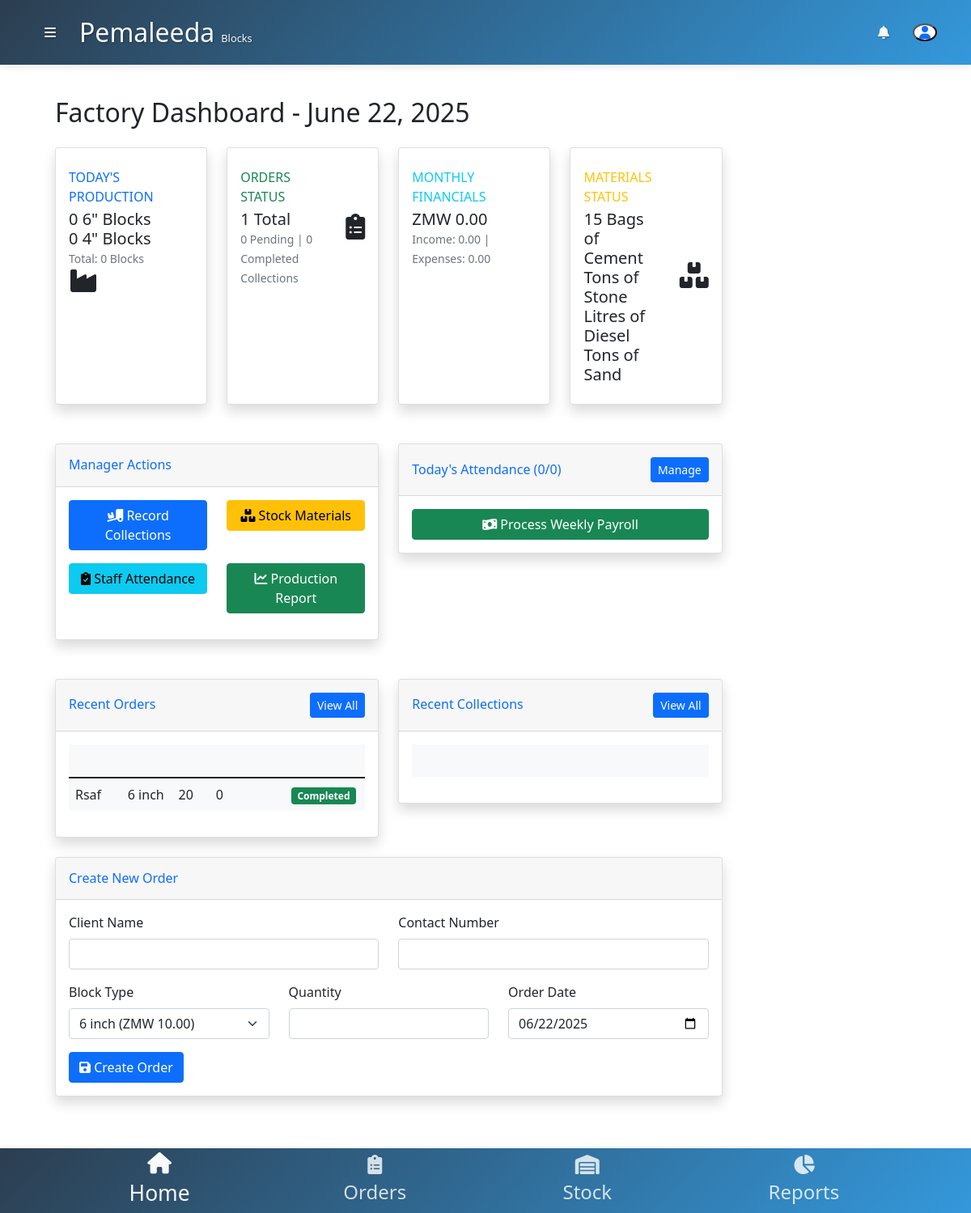
Page /index.php?page=dashboard (signed in) on the committed database.
### tables this page shows
CREATE TABLE `clients_orders` (
  `id` int(11) NOT NULL,
  `block_type_id` int(11) DEFAULT NULL,
  `quantity` int(11) NOT NULL CHECK (`quantity` > 0),
  `order_date` date DEFAULT NULL,
  `status` enum('Pending','Completed','Cancelled') DEFAULT NULL,
  `payment_method` enum('Cash','Mobile Money') NOT NULL DEFAULT 'Cash',
  `client_name` varchar(100) DEFAULT NULL,
  `contact` varchar(20) DEFAULT NULL
);

CREATE TABLE `block_types` (
  `id` int(11) NOT NULL,
  `type_name` varchar(50) NOT NULL,
  `unit_price` decimal(10,2) NOT NULL
);

### pages/dashboard.php (the view, shortened to what this page needs)
<?php
$isAdmin = ($_SESSION['role'] == 'admin');
$isManager = ($_SESSION['role'] == 'manager');
$currentDate = date('Y-m-d');
$currentMonth = date('Y-m-01');
$currentYear = date('Y');
$ordersData = $conn->query("
    SELECT
        COUNT(*) as total_orders,
        SUM(CASE WHEN status = 'Pending' THEN 1 ELSE 0 END) as pending_orders,
        SUM(CASE WHEN status = 'Completed' THEN 1 ELSE 0 END) as completed_orders
    FROM clients_orders
")->fetch(PDO::FETCH_ASSOC);
$productionData = $conn->query("
    SELECT
        COALESCE(SUM(CASE WHEN block_type_id = 1 THEN blocks_produced ELSE 0 END), 0) as today_6inch,
        COALESCE(SUM(CASE WHEN block_type_id = 2 THEN blocks_produced ELSE 0 END), 0) as today_4inch,
        (SELECT COALESCE(SUM(blocks_produced), 0)
         FROM daily_production
         WHERE YEAR(date) = $currentYear) as yearly_blocks
    FROM daily_production
    WHERE date = '$currentDate'
")->fetch(PDO::FETCH_ASSOC);
$materialsData = $conn->query("
    SELECT
        COUNT(*) AS low_stock,
        (SELECT quantity_remaining FROM materials WHERE material_name = 'Cement') AS cement_stock,
        (SELECT quantity_remaining FROM materials WHERE material_name = 'Stone')  AS stone_stock,
        (SELECT quantity_remaining FROM materials WHERE material_name = 'Diesel') AS diesel_stock,
        (SELECT quantity_remaining FROM materials WHERE material_name = 'Sand') AS sand_stock
    FROM materials
    WHERE quantity_remaining < 10
")->fetch(PDO::FETCH_ASSOC);
$financialData = $conn->query("
    SELECT
        COALESCE(SUM(CASE WHEN type = 'Income' THEN amount ELSE 0 END), 0) as revenue,
        COALESCE(SUM(CASE WHEN type = 'Expense' THEN amount ELSE 0 END), 0) as expenses
    FROM transactions
    WHERE date >= '$currentMonth'
")->fetch(PDO::FETCH_ASSOC);
if($isManager || $isAdmin) {
    $attendanceData = $conn->query("
        SELECT
            COUNT(*) as present_today,
            (SELECT COUNT(*) FROM staff) as total_workers
        FROM staff_daily_log
        WHERE date = '$currentDate'
    ")->fetch(PDO::FETCH_ASSOC);
}
$pendingCollections = $conn->query("
    SELECT COUNT(*) as pending
    FROM clients_orders
    WHERE status = 'Pending'
    AND quantity > (
        SELECT COALESCE(SUM(blocks_collected), 0)
        FROM client_collections
        WHERE order_id = clients_orders.id
    )
")->fetchColumn();
?>
<div class="container-fluid">
    <h2 class="mb-4">Factory Dashboard - <?= date('F j, Y') ?></h2>
    <div class="row mb-4">
        <div class="col-xl-3 col-md-6 mb-4">
    <div class="card border-left-primary shadow h-100 py-2">
        <div class="card-body">
            <div class="row no-gutters align-items-center">
                <div class="col mr-2">
                    <div class="text-xs font-weight-bold text-primary text-uppercase mb-1">
                        Today's Production
                    </div>
                    <div class="h5 mb-0 font-weight-bold text-gray-800">
                        <?= $productionData['today_6inch'] ?> 6" Blocks<br>
                        <?= $productionData['today_4inch'] ?> 4" Blocks
                    </div>
                    <small class="text-muted">
                        Total: <?= $productionData['today_6inch'] + $productionData['today_4inch'] ?> Blocks
                    </small>
                </div>
                <div class="col-auto">
                    <i class="fas fa-industry fa-2x text-gray-300"></i>
                </div>
            </div>
        </div>
    </div>
</div>
        <div class="col-xl-3 col-md-6 mb-4">
            <div class="card border-left-success shadow h-100 py-2">
                <div class="card-body">
                    <div class="row no-gutters align-items-center">
                        <div class="col mr-2">
                            <div class="text-xs font-weight-bold text-success text-uppercase mb-1">
                                Orders Status</div>
                            <div class="h5 mb-0 font-weight-bold text-gray-800">
                                <?= $ordersData['total_orders'] ?> Total
                            </div>
                            <small class="text-muted">
                                <?= $ordersData['pending_orders'] ?> Pending |
                                <?= $pendingCollections ?> Completed Collections
                            </small>
                        </div>
                        <div class="col-auto">
                            <i class="fas fa-clipboard-list fa-2x text-gray-300"></i>
                        </div>
                    </div>
                </div>
            </div>
        </div>
        <?php if ($isAdmin): ?>
        <div class="col-xl-3 col-md-6 mb-4">
            <div class="card border-left-info shadow h-100 py-2">
                <div class="card-body">
                    <div class="row no-gutters align-items-center">
                        <div class="col mr-2">
                            <div class="text-xs font-weight-bold text-info text-uppercase mb-1">
                                Monthly Financials</div>
                            <div class="h5 mb-0 font-weight-bold text-gray-800">
                                ZMW <?= number_format($financialData['revenue'] - $financialData['expenses'], 2) ?>
                            </div>
                            <small class="text-muted">
                                Income: <?= number_format($financialData['revenue'],2) ?> |
                                Expenses: <?= number_format($financialData['expenses'],2) ?>
                            </small>
                        </div>
                    </div>
                </div>
            </div>
        </div>
        <?php endif; ?>
        <div class="col-xl-3 col-md-6 mb-4">
            <div class="card border-left-warning shadow h-100 py-2">
                <div class="card-body">
                    <div class="row no-gutters align-items-center">
                        <div class="col mr-2">
                            <div class="text-xs font-weight-bold text-warning text-uppercase mb-1">
                                Materials Status</div>
                            <div class="h5 mb-0 font-weight-bold text-gray-800">
                                <?= $materialsData['cement_stock'] ?> Bags of Cement
                            </div>
                            <div class="h5 mb-0 font-weight-bold text-gray-800">
                                <?= $materialsData['stone_stock'] ?> Tons of Stone
                            </div>
                            <div class="h5 mb-0 font-weight-bold text-gray-800">
                                <?= $materialsData['diesel_stock'] ?> Litres of Diesel
                            </div>
                            <div class="h5 mb-0 font-weight-bold text-gray-800">
                            <?= $materialsData['sand_stock'] ?> Tons of Sand
                            </div>
                        </div>
                        <div class="col-auto">
                            <i class="fas fa-boxes fa-2x text-gray-300"></i>
                        </div>
                    </div>
                </div>
            </div>
        </div>
    </div>
    <?php if($isManager || $isAdmin): ?>
    <div class="row mb-4">
        <div class="col-lg-6 mb-4">
            <div class="card shadow">
                <div class="card-header py-3 d-flex flex-row align-items-center justify-content-between">
                    <h6 class="m-0 font-weight-bold text-primary">Manager Actions</h6>
                </div>
                <div class="card-body">
                    <div class="row">
                        <div class="col-md-6 mb-3">
                            <a href="index.php?page=orders" class="btn btn-primary w-100">
                                <i class="fas fa-truck-loading mr-2"></i> Record Collections
                            </a>
                        </div>
                        <div class="col-md-6 mb-3">
                            <a href="index.php?page=materials" class="btn btn-warning w-100">
                                <i class="fas fa-boxes mr-2"></i> Stock Materials
                            </a>
                        </div>
                        <div class="col-md-6 mb-3">
                            <a href="index.php?page=attendance" class="btn btn-info w-100">
                                <i class="fas fa-clipboard-check mr-2"></i> Staff Attendance
                            </a>
                        </div>
                        <div class="col-md-6 mb-3">
                            <a href="index.php?page=production_report" class="btn btn-success w-100">
                                <i class="fas fa-chart-line mr-2"></i> Production Report
                            </a>
                        </div>
                    </div>
                </div>
            </div>
        </div>
        <div class="col-lg-6 mb-4">
            <div class="card shadow">
                <div class="card-header py-3 d-flex flex-row align-items-center justify-content-between">
                    <h6 class="m-0 font-weight-bold text-primary">
                        Today's Attendance (<?= $attendanceData['present_today'] ?? 0 ?>/<?= $attendanceData['total_workers'] ?? 0 ?>)
                    </h6>
                    <a href="index.php?page=attendance" class="btn btn-sm btn-primary">Manage</a>
                </div>
                <div class="card-body">
                    <?php if($isAdmin): ?>
                        <a href="index.php?page=payroll" class="btn btn-success w-100">
                            <i class="fas fa-money-bill-wave mr-2"></i> Process Weekly Payroll
                        </a>
                    <?php else: ?>
                        <p class="mb-0">Next Payroll: <?= date('l, F j', strtotime('next monday')) ?></p>
                    <?php endif; ?>
                </div>
            </div>
        </div>
    </div>
    <?php endif; ?>
    <div class="row">
        <div class="col-lg-6 mb-4">
            <div class="card shadow">
                <div class="card-header py-3 d-flex flex-row align-items-center justify-content-between">
                    <h6 class="m-0 font-weight-bold text-primary">Recent Orders</h6>
                    <a href="index.php?page=orders" class="btn btn-sm btn-primary">View All</a>
                </div>
                <div class="card-body">
                    <div class="table-responsive">
                        <table class="table table-sm">
                            <thead>
                                <tr>
                                    <th>Client</th>
                                    <th>Type</th>
                                    <th>Qty</th>
                                    <th>Collected</th>
                                    <th>Status</th>
                                </tr>
                            </thead>
                            <tbody>
                                <?php
                                $recentOrders = $conn->query("
                                    SELECT o.*, bt.type_name,
                                        (SELECT SUM(blocks_collected) FROM client_collections
                                         WHERE order_id = o.id) AS collected
                                    FROM clients_orders o
                                    JOIN block_types bt ON o.block_type_id = bt.id
                                    ORDER BY o.order_date DESC LIMIT 5
                                ");
                                while ($order = $recentOrders->fetch(PDO::FETCH_ASSOC)):
                                ?>
                                <tr>
                                    <td><?= htmlspecialchars($order['client_name']) ?></td>
                                    <td><?= $order['type_name'] ?></td>
                                    <td><?= $order['quantity'] ?></td>
                                    <td><?= $order['collected'] ?? 0 ?></td>
                                    <td>
                                        <span class="badge bg-<?=
                                            ($order['status'] == 'Completed') ? 'success' :
                                            (($order['status'] == 'Pending') ? 'warning' : 'danger') ?>">
                                            <?= $order['status'] ?>
                                        </span>
                                    </td>
                                </tr>
                                <?php endwhile; ?>
                            </tbody>
                        </table>
                    </div>
                </div>
            </div>
        </div>
        <div class="col-lg-6 mb-4">
            <div class="card shadow">
                <div class="card-header py-3 d-flex flex-row align-items-center justify-content-between">
                    <h6 class="m-0 font-weight-bold text-primary">Recent Collections</h6>
                    <a href="index.php?page=orders" class="btn btn-sm btn-primary">View All</a>
                </div>
                <div class="card-body">
                    <div class="table-responsive">
                        <table class="table table-sm">
                            <thead>
                                <tr>
                                    <th>Date</th>
                                    <th>Client</th>
                                    <th>Blocks</th>
                                </tr>
                            </thead>
                        </table>
                    </div>
                </div>
            </div>
        </div>
    </div>
    <?php if($isAdmin || $isManager): ?>
    <div class="card shadow mb-4">
        <div class="card-header py-3">
            <h6 class="m-0 font-weight-bold text-primary">Create New Order</h6>
        </div>
        <div class="card-body">
            <form action="pages/create_order.php" method="POST">
                <div class="row">
                    <div class="col-md-6 mb-3">
                        <label class="form-label">Client Name</label>
                        <input type="text" class="form-control" name="client_name" required>
                    </div>
                    <div class="col-md-6 mb-3">
                        <label class="form-label">Contact Number</label>
                        <input type="tel" class="form-control" name="contact" required>
                    </div>
                    <div class="col-md-4 mb-3">
                        <label class="form-label">Block Type</label>
                        <select class="form-select" name="block_type_id" required>
                            <?php
                            $blockTypes = $conn->query("SELECT * FROM block_types");
                            while($type = $blockTypes->fetch()): ?>
                            <option value="<?= $type['id'] ?>">
                                <?= $type['type_name'] ?> (ZMW <?= number_format($type['unit_price'],2) ?>)
                            </option>
                            <?php endwhile; ?>
                        </select>
                    </div>
                    <div class="col-md-4 mb-3">
                        <label class="form-label">Quantity</label>
                        <input type="number" class="form-control" name="quantity" min="1" required>
                    </div>
                    <div class="col-md-4 mb-3">
                        <label class="form-label">Order Date</label>
                        <input type="date" class="form-control" name="order_date" value="<?= date('Y-m-d') ?>" required>
                    </div>
                </div>
                <button type="submit" class="btn btn-primary">
                    <i class="fas fa-save mr-2"></i> Create Order
                </button>
            </form>
        </div>
    </div>
    <?php endif; ?>
</div>

### rows in the picture
clients_orders: client_name "Rsaf", block_type.type_name "6 inch", quantity "20", collected "0", status "Completed"

### other values in the picture
$productionData['today_6inch'] "0"
$productionData['today_4inch'] "0"
$productionData['today_6inch'] + $productionData['today_4inch'] "0"
$ordersData['total_orders'] "1"
$ordersData['pending_orders'] "0"
$pendingCollections "0"
$financialData['revenue'] - $financialData['expenses'] "0.00"
$financialData['revenue'] "0.00"
$financialData['expenses'] "0.00"
$materialsData['cement_stock'] "15"
$attendanceData['present_today'] "0"
$attendanceData['total_workers'] "0"
form field block_type_id "6 inch (ZMW 10.00)"
